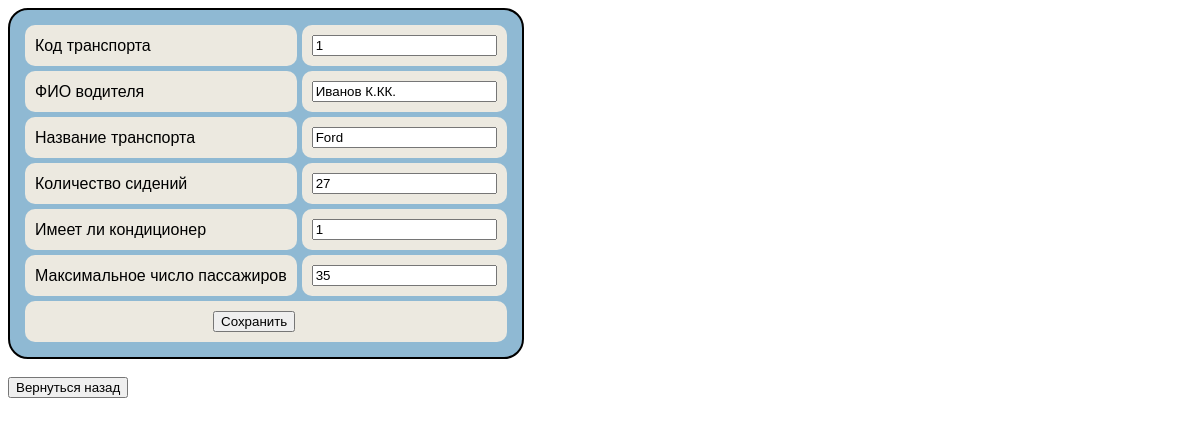
The app's page /Site_BD_2022/server/tables/transport/update.php?red_id=1 with its own data.
### tables this page shows
CREATE TABLE `transport` (
  `id_transport` int NOT NULL,
  `id_driver` int NOT NULL,
  `transport_name` varchar(11) NOT NULL,
  `seats_num` int NOT NULL,
  `has_conditioner` tinyint(1) NOT NULL,
  `max_passengers` int NOT NULL
);

CREATE TABLE `drivers` (
  `id_driver` int NOT NULL,
  `FIO` varchar(50) NOT NULL,
  `starting_date` date DEFAULT NULL,
  `salary` int NOT NULL
);

### Site_BD_2022/server/tables/transport/update.php (the view, shortened to what this page needs)
<?php
include 'connect.php';
if (isset($_GET['red_id'])) {
$sql_select = "SELECT id_transport, drivers.FIO, transport_name, seats_num, has_conditioner, max_passengers FROM transport, drivers
WHERE id_transport = {$_GET['red_id']}";
$result_select = mysqli_query($link, $sql_select);
$row = mysqli_fetch_array($result_select);
}
?>
<!DOCTYPE html>
<html>
<head>
</head>
<body>
    <form action="" method="post">
        <table>
                <tr>
                    <td>Код транспорта</td>
                    <td><input type="text" name="id_transport" value="<?=
                    isset($_GET['red_id']) ? $row['id_transport'] : ''; ?>"></td>
                </tr>
                <tr>
                    <td>ФИО водителя</td>
                    <td><input type="text" name="FIO" value="<?=
                    isset($_GET['red_id']) ? $row['FIO'] : ''; ?>"></td>
                </tr>
                <tr>
                    <td>Название транспорта</td>
                    <td><input type="text" name="transport_name" value="<?=
                    isset($_GET['red_id']) ? $row['transport_name'] : ''; ?>"></td>
                </tr>
                <tr>
                    <td>Количество сидений</td>
                    <td><input type="text" name="seats_num" value="<?=
                    isset($_GET['red_id']) ? $row['seats_num'] : ''; ?>"></td>
                </tr>
                <tr>
                    <td>Имеет ли кондиционер</td>
                    <td><input type="text" name="has_conditioner" value="<?=
                    isset($_GET['red_id']) ? $row['has_conditioner'] : ''; ?>"></td>
                </tr>
                <tr>
                    <td>Максимальное число пассажиров</td>
                    <td><input type="text" name="max_passengers" value="<?=
                    isset($_GET['red_id']) ? $row['max_passengers'] : ''; ?>"></td>
                </tr>
                <tr>
                    <td colspan="2"><input class = "save" type="submit" value="Сохранить"></td>
                </tr>
        </table>
    </form>
    <form action="index.php" method="post">
        <br>
        <input type="submit" value="Вернуться назад">
    </form>
</body>
</html>

### Site_BD_2022/server/tables/transport/update.php (style rules this page uses)
body { background: url("/css/authorization/img/bg.png"); background-size: cover; }
table { font-family: sans-serif; border-collapse: separate; border-spacing: 5px; background: #8fb9d3; border: 2px solid black; padding: 10px; border-radius: 20px; }
td { border-radius: 10px; background: #ece9e0;; padding: 10px; }
.save { margin-left: 178px; }

### records on screen
transport: id_transport "1", transport_name "Ford", seats_num "27", has_conditioner "1", max_passengers "35"
drivers: FIO "Иванов К.КК."
